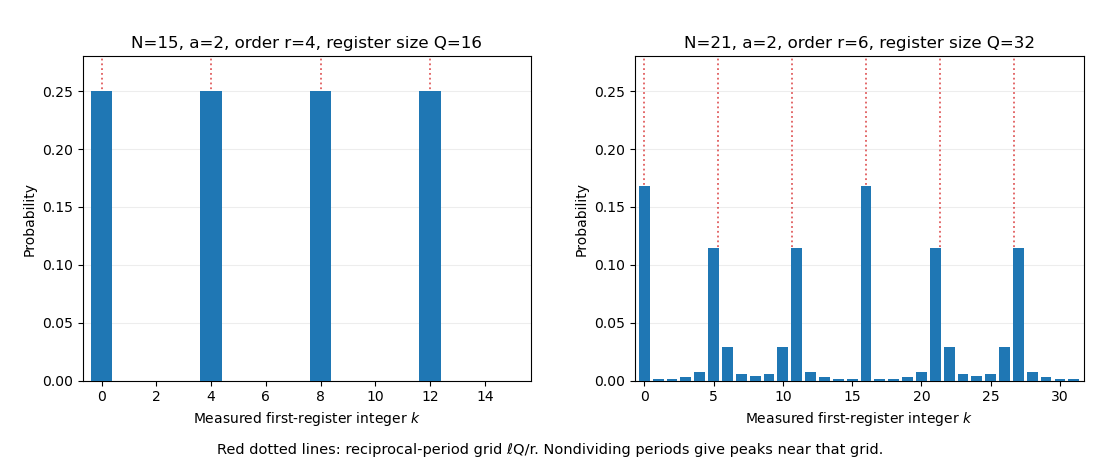

Reproduce this figure in Python.
"""Original joint-register quantum Fourier probabilities; write PNG to cwd."""
from pathlib import Path
import matplotlib
matplotlib.use("Agg")
import matplotlib.pyplot as plt
import numpy as np

fig, axes = plt.subplots(1, 2, figsize=(11, 4.7), dpi=100, facecolor="white")
for ax, Q, N, r in [(axes[0], 16, 15, 4), (axes[1], 32, 21, 6)]:
    state = np.zeros((Q, N), complex)
    for x in range(Q):
        state[x, pow(2, x, N)] = 1 / np.sqrt(Q)
    # NumPy's inverse transform has the positive phase used in the paper.
    transformed = np.fft.ifft(state, axis=0) * np.sqrt(Q)
    probability = np.sum(abs(transformed)**2, axis=1)
    assert np.isclose(probability.sum(), 1)
    ax.bar(np.arange(Q), probability, color="tab:blue", width=0.78, zorder=3)
    for target in np.arange(r) * Q / r:
        ax.axvline(target, color="tab:red", ls=":", lw=1.3, alpha=0.75)
    ax.set(xlabel=r"Measured first-register integer $k$", ylabel="Probability",
           title=f"N={N}, a=2, order r={r}, register size Q={Q}",
           xlim=(-0.7, Q - 0.3), ylim=(0, 0.28))
    ax.grid(axis="y", alpha=0.22, zorder=0)
fig.text(0.5, 0.035, "Red dotted lines: reciprocal-period grid ℓQ/r. Nondividing periods give peaks near that grid.",
         ha="center", fontsize=10.5)
fig.subplots_adjust(left=0.075, right=0.985, top=0.88, bottom=0.19, wspace=0.23)
fig.savefig(Path.cwd() / Path(__file__).with_suffix(".png").name, facecolor="white")
